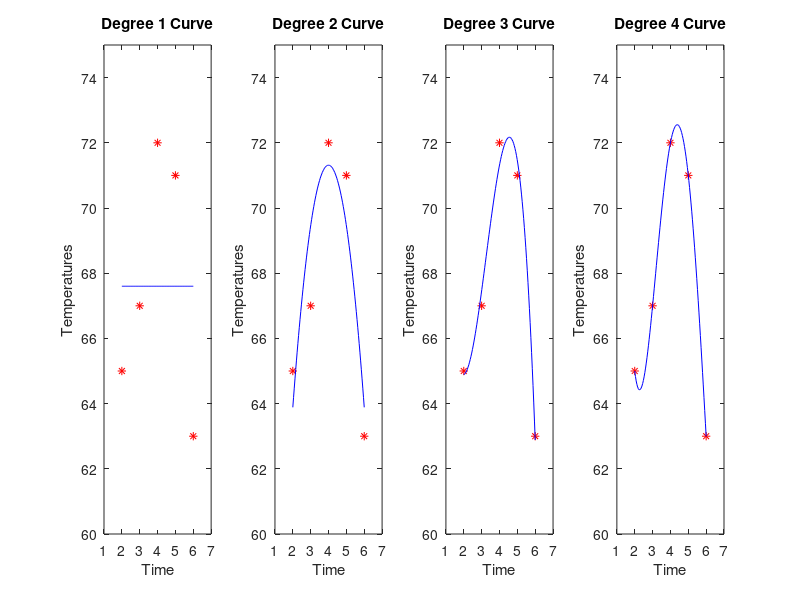

The MATLAB source for this figure: (Note: this script raises an error after producing the figure.)
%% Chapter 14 - Advanced Mathematics

%%                          14.1 Statistical Functions

%%
% For matrices, min and max functions operate column wise. For example:

mat = [3 1 6 8 ; 2 5 8 4]

[min_val min_index] = min(mat)

%%
% Variance and standard deviation

xvals = [9 5 7 4 6];
myvariance = var(xvals)
std_deviation = std(xvals)

%%
% Median - can be determined only for data that is sorted first. If the
% vector is not sorted first he median function will sort it inside and
% give the right answer regardless
median([1 4 5 9 12]) % sorted, median is 5
median([5 4 12 1 9]) % unsorted

%%                          14.2 Set Operations

% MATLAB has several built-in functions that perform "set operations" on
% vectors and that includes "union", "intersect", "unique", "setdiff" and
% "setxor".

% For example given the following vectors find the union
v1 = 6:-1:2
v2 = 1:2:7
v1v2_union = union(v1,v2)
v1v2_intersect = intersect(v1,v2)

% "setdiff" returns all the elemens that are contained in the first vector
% but not in the second vector
v1v2_setdiff = setdiff(v1,v2)
v2v1_setdiff = setdiff(v2,v1)

% setxor receives two vectors as input arguments and returns a vector
% consisting of all the values that ARE NOT IN THE INTERSECTION of these
% two vectors. In orther words it's same as
% union(setdiff(v1,v2),setdiff(v2,v1)

v1v2_setxor = setxor(v1,v2)

% unique returns a vector of all unique values from the input
v3 = [1:5 3:6 2:8]
v3_unique = unique(v3)

%%                          14.3 Fitting Curves to Data
%%
% Simple curves are polynomials of different degrees or orders. The degree
% is the integer of the highest exponent in the expression. For example a
% cubic(degree 3) expression is one ax^3 + bx^2 + cx + d

% The roots function can be used to find the roots of an equation
% represented by a polynomial. For example, for the mathematical function:
% f(x) = 4x^3 - 2x^2 - 8x + 3, in order to solve f(x) = 0 we write:
p = [4 -2 -8 3]
p_roots = roots(p)

% The function polyval will evaluate the polynomial p at x. Can also give
% polyval in input a vector and receive in output a vector
polyval(p,1:3) % evaluate p for 1 2 and 3

%%
%
x = 2:6;
y = [65 67 72 71 63];
% polyfit(x,y,1)

coefs = polyfit(x,y,2)
curve = polyval(coefs,x)
%%
plot(x,y,'ro',x,curve,'b')
xlabel('Time')
ylabel('Temperatures')
title('Temperatures one afternoon')
axis([1 7 60 75])
%%
%Fit curves of degree 1-3 to temperature
x = 2:6;
y = [65 67 72 71 63];
morex = linspace(min(x),max(x));
maxdegree = 4; % I expanded it up to 4th degree curve which fits perfectly
for i = 1:maxdegree
   coefs = polyfit(x,y,i);
   curve = polyval(coefs,morex);
   subplot(1,maxdegree,i);
   plot(x,y,'r*',morex,curve,'b')
   xlabel('Time')
   ylabel('Temperatures')
   title(sprintf('Degree %d Curve',i))
   axis([1 7 60 75])
end

%%                          14.4 Complex Numbers
%%
z1 = 4 + 2i
z2 = sqrt(-5)
z3 = complex(3,-3)
z4 = 2 + 3j
z5 = (-4)^(1/2)

%%
real(z1)
imag(z3)
%%
fprintf('%f\n',z1)
fprintf('%f + %fi\n',real(z1),imag(z1))
disp(z1)
%%
isreal(z1)
isreal(3.3)
%%
z1==z2

complex(0,4) == sqrt(-16)

%%
zA = 3 + 4i;
zB = 2 - 3i;
sum_zAzB = ch14_addcomp(zA,zB)

zC = 1 - 2i;
prod_zAzC = zA*zC

%%
% Complex conjugate and absolute value

z1 = 3 + 4i

conj(z1)

abs(z1)
%%
% Complex equations represented as Polynomials

% polynomial z^2 + z - 3+2i can be represented by the vector:
% [ 1 1 -3+2i]
cp = [1 1 -3+2i]
roots(cp)
polyval(cp,3)

%% 
% Polar form
% A complex number can be represented also in polar form where:
% a = r*cos(theta)
% b = r*sin(theta)
% r = abs(z) = sqrt((a^2)+(b^2))
% z = r*(cos(theta)+i*sin(theta)) or 
% e^i*theta = cos(theta)+i*sin(theta)
% Let's take an example:
z1 = 3 + 4i;
r = abs(z1)
theta = angle(z1)

r*exp(i*theta)

%%
% Plotting

z = 3 + 4i;
plot(z1,'b*','MarkerSize',12)
xlabel('Real part')
ylabel('Imaginary part')
title('Complex number')
%% 14.5 Matrix Solutions to Systems of Linear Algebraic Equations
%
mymat = reshape(1:16,4,4)
mymat_T = reshape(1:16,4,4)'
dmat = diag(1:4)

%%
mymat_upperTriangular = triu(mymat)
mymat_lowerTriangular = tril(mymat)
%%
a = [1 2; 2 2]
ainv = inv(a)
a*ainv

%%
% Matrix augmentation - adding column(s) to the original matrix. In MATLAB,
% matrix augmentation can be accomplished using square brackets to
% concentrate the two matrices. The square matrix A is concatenated with an
% identity matrix which has the same as the matrix A

A = [1 3 7; 2 5 4; 9 8 6]
[A eye(size(A))]
%%
% Check page 533/534 for this
A = [4 -2 1; 1 1 5; -2 3 -1];
b = [7; 10; 2];
x = inv(A)*b

%%
% 
a = [1 3 0; 2 1 3; 4 2 3];
b = [1 6 3]';
ab = [a b];
rref(ab) % reducing [A|b] to [I|b']
x = ans(:,end) % x1 = -2, x2 = 1, x3 = 3
%%
% Finding a matrix inverse by reducing an augmented matrix
a =[1 3 0; 2 1 3; 4 2 3];
rref([a eye(size(a))])

%%                          14.6 Symbolic mathematics
%%
clear
clc
%%
a = sym('a');
a+a
%%
b = str2sym('x^2');
c = str2sym('x^4');
c/b
b^3
b+str2sym('4*x^2')
c+str2sym('4*x^2')
%%
syms x y z
%%
myp = [1 2 -4 3];
poly2sym(myp)
%%
mypoly = [2 0 -1 0 5];
poly2sym(mypoly)
sym2poly(ans)
%%
% There are several functions that work with symbolic expressions and
% simplify the terms. Not all expressions can be simplified, but the
% 'simplify' function does whatever it can to simplify expressions,
% including gathering like terms. For example:

x = sym('x');
myexpr = cos(x)^2 + sin(x)^2
simplify(myexpr)

%%
% The functions 'collect','expand', and 'factor' work with polynomial
% expressions. The 'collect' function collects coefficients, such as the
% following:

x = sym('x');
collect(x^2 + 4*x^3 + 3*x^2)

%%
% The 'expand' function will multiply out terms and 'factor' will do the
% reverse

expand((x+2)*(x-1))
factor(ans)

%%
% The 'subs' function will substitute a value for symbolic variable in an
% expression

myexp = x^3 + 3*x^2 - 2
subs(myexp,3)

%%
% If there are multiple variables in the expression, one will be chosen by
% default for the substitution (in this case, x) or the variable for which
% the substitution is to be made can be specified:
syms a b x
varexp = a*x^2 + b*x;
subs(varexp,3)
subs(varexp,'a',3)

%%
1/3 + 1/2
sym(1/3 + 1/2)

%%
% The "pretty" function will display symbolic expressions using exponents.
% For example:

b = str2sym('x^2')
pretty(b)

%%
% The function "ezplot" will draw a two-dimensional plot in the x-range
% from -2pi to 2pi
ezplot('x^3 + 3*x^2 - 2')
%%
ezplot('cos(x)',[0 pi])
ezplot

%%
% Solving Equations - the function "solve" solves an equation and returns
% the solution(s) as symbolic expressions. The solution can be converted
% to numbers using any numeric function such as double.

x = sym('x');
solve(2*x^2 + x == 6)
double(ans)

%%
syms x y z
solve(4*x-2*y+z==7,x+y+5*z==10,-2*x+3*y-z==2)
x = ans.x
y = ans.y
z = ans.z
double([x y z])

%%                          14.7 Calculus: Integration and Differentiation
%%
clear
clc
%%
% Function "trapz" will implement the trapezoidal rule in matlab. Vectors
% with the values of x and y=f(x) are passed to it. For example:
f = @ (x) 3*x.^2 - 1;

x = [2 4];

y = f(x); % y = f(x) = 3x^2 -1

trapz(x,y)
%%
help quad
%%
quad(f,2,4)
%%
% MATLAB has a function polyint which will find the integral of a
% poynomial. For example, for the polynomial 3x^2 + 4x -4, which would be
% represented by vector [3 4 -4] the integral is found by:
origp = [3 4 -4];
intp = polyint(origp)

%%
% Differentiation
% MATLAB has a function "polyder" which will find the derivative of a
% polynomial. For example, for the polynomial x^3 + 2x^2 -4x + 3 which
% would be represented by the vector [1 2 -4 3] the derivative is found by:

origp = [1 2 -4 3];
diffp = polyder(origp)

% The function "polyval" can  then be used to find the derivative for
% certain values as for x = 1,2 and 3
polyval(diffp,1:3)
%%
f = @ (x) x.^3 + 2*x.^2 - 4*x + 3;
x = 0.5 : 3.5
y = f(x)
diff(y)
diff(x)
diff(y)./diff(x)
%%
% There are several functions in the Symbolic Math Toolbox to perform
% calculus operations symbolically (diff to differentiate and int to
% integrate). To learn about the int function, for example:
help sym/int
%%
% to find the indefinite integral of the function f(x) = 3x^2 -1
syms x
int(3*x^2-1)

%%
%To find the definite integral of this function from 2 to 4 then:
int(3*x^2 - 1, 2, 4)

%%w
% Limits can be found using the limit function. For example the difference
% equation:
syms x h
f = @ (x) x.^3 + 2.*x.^2 - 4.*x + 3;
limit((f(x+h)-f(x))/h,h,0)

%%
% To differentiate, instead of the anonymous function we write it
% symbolically:
syms x f
f = x^3 + 2*x^2 - 4*x + 3

diff(f)